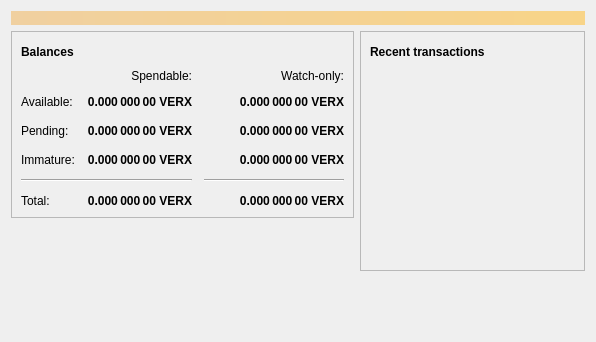
<?xml version="1.0" encoding="UTF-8"?>
<ui version="4.0">
 <class>OverviewPage</class>
 <widget class="QWidget" name="OverviewPage">
  <property name="geometry">
   <rect>
    <x>0</x>
    <y>0</y>
    <width>596</width>
    <height>342</height>
   </rect>
  </property>
  <property name="windowTitle">
   <string>Form</string>
  </property>
  <layout class="QVBoxLayout" name="topLayout">
   <item>
    <widget class="QLabel" name="labelAlerts">
     <property name="visible">
      <bool>false</bool>
     </property>
     <property name="styleSheet">
      <string notr="true">QLabel { background-color: qlineargradient(x1: 0, y1: 0, x2: 1, y2: 0, stop:0 #F0D0A0, stop:1 #F8D488); color:#000000; }</string>
     </property>
     <property name="wordWrap">
      <bool>true</bool>
     </property>
     <property name="margin">
      <number>3</number>
     </property>
     <property name="textInteractionFlags">
      <set>Qt::TextSelectableByMouse</set>
     </property>
    </widget>
   </item>
   <item>
    <layout class="QHBoxLayout" name="horizontalLayout" stretch="1,1">
     <item>
      <layout class="QVBoxLayout" name="verticalLayout_2">
       <item>
        <widget class="QFrame" name="frame">
         <property name="frameShape">
          <enum>QFrame::StyledPanel</enum>
         </property>
         <property name="frameShadow">
          <enum>QFrame::Raised</enum>
         </property>
         <layout class="QVBoxLayout" name="verticalLayout_4">
          <item>
           <layout class="QHBoxLayout" name="horizontalLayout_4">
            <item>
             <widget class="QLabel" name="label_5">
              <property name="font">
               <font>
                <weight>75</weight>
                <bold>true</bold>
               </font>
              </property>
              <property name="text">
               <string>Balances</string>
              </property>
             </widget>
            </item>
            <item>
             <widget class="QPushButton" name="labelWalletStatus">
              <property name="enabled">
               <bool>true</bool>
              </property>
              <property name="maximumSize">
               <size>
                <width>30</width>
                <height>16777215</height>
               </size>
              </property>
              <property name="toolTip">
               <string>The displayed information may be out of date. Your wallet automatically synchronizes with the Vertexcoin network after a connection is established, but this process has not completed yet.</string>
              </property>
              <property name="text">
               <string/>
              </property>
              <property name="icon">
               <iconset resource="../bitcoin.qrc">
                <normaloff>:/icons/warning</normaloff>
                <disabledoff>:/icons/warning</disabledoff>:/icons/warning</iconset>
              </property>
              <property name="iconSize">
               <size>
                <width>24</width>
                <height>24</height>
               </size>
              </property>
              <property name="flat">
               <bool>true</bool>
              </property>
             </widget>
            </item>
            <item>
             <spacer name="horizontalSpacer_3">
              <property name="orientation">
               <enum>Qt::Horizontal</enum>
              </property>
              <property name="sizeHint" stdset="0">
               <size>
                <width>40</width>
                <height>20</height>
               </size>
              </property>
             </spacer>
            </item>
           </layout>
          </item>
          <item>
           <layout class="QGridLayout" name="gridLayout">
            <property name="spacing">
             <number>12</number>
            </property>
            <item row="2" column="2">
             <widget class="QLabel" name="labelWatchPending">
              <property name="font">
               <font>
                <weight>75</weight>
                <bold>true</bold>
               </font>
              </property>
              <property name="cursor">
               <cursorShape>IBeamCursor</cursorShape>
              </property>
              <property name="toolTip">
               <string>Unconfirmed transactions to watch-only addresses</string>
              </property>
              <property name="text">
               <string notr="true">0.000 000 00 VERX</string>
              </property>
              <property name="alignment">
               <set>Qt::AlignRight|Qt::AlignTrailing|Qt::AlignVCenter</set>
              </property>
              <property name="textInteractionFlags">
               <set>Qt::LinksAccessibleByMouse|Qt::TextSelectableByKeyboard|Qt::TextSelectableByMouse</set>
              </property>
             </widget>
            </item>
            <item row="2" column="1">
             <widget class="QLabel" name="labelUnconfirmed">
              <property name="font">
               <font>
                <weight>75</weight>
                <bold>true</bold>
               </font>
              </property>
              <property name="cursor">
               <cursorShape>IBeamCursor</cursorShape>
              </property>
              <property name="toolTip">
               <string>Total of transactions that have yet to be confirmed, and do not yet count toward the spendable balance</string>
              </property>
              <property name="text">
               <string notr="true">0.000 000 00 VERX</string>
              </property>
              <property name="alignment">
               <set>Qt::AlignRight|Qt::AlignTrailing|Qt::AlignVCenter</set>
              </property>
              <property name="textInteractionFlags">
               <set>Qt::LinksAccessibleByMouse|Qt::TextSelectableByKeyboard|Qt::TextSelectableByMouse</set>
              </property>
             </widget>
            </item>
            <item row="3" column="2">
             <widget class="QLabel" name="labelWatchImmature">
              <property name="font">
               <font>
                <weight>75</weight>
                <bold>true</bold>
               </font>
              </property>
              <property name="cursor">
               <cursorShape>IBeamCursor</cursorShape>
              </property>
              <property name="toolTip">
               <string>Mined balance in watch-only addresses that has not yet matured</string>
              </property>
              <property name="text">
               <string notr="true">0.000 000 00 VERX</string>
              </property>
              <property name="alignment">
               <set>Qt::AlignRight|Qt::AlignTrailing|Qt::AlignVCenter</set>
              </property>
              <property name="textInteractionFlags">
               <set>Qt::LinksAccessibleByMouse|Qt::TextSelectableByKeyboard|Qt::TextSelectableByMouse</set>
              </property>
             </widget>
            </item>
            <item row="4" column="0" colspan="2">
             <widget class="Line" name="line">
              <property name="orientation">
               <enum>Qt::Horizontal</enum>
              </property>
             </widget>
            </item>
            <item row="4" column="2">
             <widget class="Line" name="lineWatchBalance">
              <property name="sizePolicy">
               <sizepolicy hsizetype="Preferred" vsizetype="Fixed">
                <horstretch>0</horstretch>
                <verstretch>0</verstretch>
               </sizepolicy>
              </property>
              <property name="minimumSize">
               <size>
                <width>140</width>
                <height>0</height>
               </size>
              </property>
              <property name="orientation">
               <enum>Qt::Horizontal</enum>
              </property>
             </widget>
            </item>
            <item row="5" column="0">
             <widget class="QLabel" name="labelTotalText">
              <property name="text">
               <string>Total:</string>
              </property>
             </widget>
            </item>
            <item row="3" column="1">
             <widget class="QLabel" name="labelImmature">
              <property name="font">
               <font>
                <weight>75</weight>
                <bold>true</bold>
               </font>
              </property>
              <property name="cursor">
               <cursorShape>IBeamCursor</cursorShape>
              </property>
              <property name="toolTip">
               <string>Mined balance that has not yet matured</string>
              </property>
              <property name="text">
               <string notr="true">0.000 000 00 VERX</string>
              </property>
              <property name="alignment">
               <set>Qt::AlignRight|Qt::AlignTrailing|Qt::AlignVCenter</set>
              </property>
              <property name="textInteractionFlags">
               <set>Qt::LinksAccessibleByMouse|Qt::TextSelectableByKeyboard|Qt::TextSelectableByMouse</set>
              </property>
             </widget>
            </item>
            <item row="2" column="3">
             <spacer name="horizontalSpacer_2">
              <property name="orientation">
               <enum>Qt::Horizontal</enum>
              </property>
              <property name="sizeHint" stdset="0">
               <size>
                <width>40</width>
                <height>20</height>
               </size>
              </property>
             </spacer>
            </item>
            <item row="3" column="0">
             <widget class="QLabel" name="labelImmatureText">
              <property name="text">
               <string>Immature:</string>
              </property>
             </widget>
            </item>
            <item row="5" column="1">
             <widget class="QLabel" name="labelTotal">
              <property name="font">
               <font>
                <weight>75</weight>
                <bold>true</bold>
               </font>
              </property>
              <property name="cursor">
               <cursorShape>IBeamCursor</cursorShape>
              </property>
              <property name="toolTip">
               <string>Your current total balance</string>
              </property>
              <property name="text">
               <string notr="true">0.000 000 00 VERX</string>
              </property>
              <property name="alignment">
               <set>Qt::AlignRight|Qt::AlignTrailing|Qt::AlignVCenter</set>
              </property>
              <property name="textInteractionFlags">
               <set>Qt::LinksAccessibleByMouse|Qt::TextSelectableByKeyboard|Qt::TextSelectableByMouse</set>
              </property>
             </widget>
            </item>
            <item row="5" column="2">
             <widget class="QLabel" name="labelWatchTotal">
              <property name="font">
               <font>
                <weight>75</weight>
                <bold>true</bold>
               </font>
              </property>
              <property name="cursor">
               <cursorShape>IBeamCursor</cursorShape>
              </property>
              <property name="toolTip">
               <string>Current total balance in watch-only addresses</string>
              </property>
              <property name="text">
               <string notr="true">0.000 000 00 VERX</string>
              </property>
              <property name="alignment">
               <set>Qt::AlignRight|Qt::AlignTrailing|Qt::AlignVCenter</set>
              </property>
              <property name="textInteractionFlags">
               <set>Qt::LinksAccessibleByMouse|Qt::TextSelectableByKeyboard|Qt::TextSelectableByMouse</set>
              </property>
             </widget>
            </item>
            <item row="0" column="2">
             <widget class="QLabel" name="labelWatchonly">
              <property name="text">
               <string>Watch-only:</string>
              </property>
              <property name="alignment">
               <set>Qt::AlignRight|Qt::AlignTrailing|Qt::AlignVCenter</set>
              </property>
             </widget>
            </item>
            <item row="1" column="0">
             <widget class="QLabel" name="labelBalanceText">
              <property name="text">
               <string>Available:</string>
              </property>
             </widget>
            </item>
            <item row="1" column="1">
             <widget class="QLabel" name="labelBalance">
              <property name="font">
               <font>
                <weight>75</weight>
                <bold>true</bold>
               </font>
              </property>
              <property name="cursor">
               <cursorShape>IBeamCursor</cursorShape>
              </property>
              <property name="toolTip">
               <string>Your current spendable balance</string>
              </property>
              <property name="text">
               <string notr="true">0.000 000 00 VERX</string>
              </property>
              <property name="alignment">
               <set>Qt::AlignRight|Qt::AlignTrailing|Qt::AlignVCenter</set>
              </property>
              <property name="textInteractionFlags">
               <set>Qt::LinksAccessibleByMouse|Qt::TextSelectableByKeyboard|Qt::TextSelectableByMouse</set>
              </property>
             </widget>
            </item>
            <item row="1" column="2">
             <widget class="QLabel" name="labelWatchAvailable">
              <property name="font">
               <font>
                <weight>75</weight>
                <bold>true</bold>
               </font>
              </property>
              <property name="cursor">
               <cursorShape>IBeamCursor</cursorShape>
              </property>
              <property name="toolTip">
               <string>Your current balance in watch-only addresses</string>
              </property>
              <property name="text">
               <string notr="true">0.000 000 00 VERX</string>
              </property>
              <property name="alignment">
               <set>Qt::AlignRight|Qt::AlignTrailing|Qt::AlignVCenter</set>
              </property>
              <property name="textInteractionFlags">
               <set>Qt::LinksAccessibleByMouse|Qt::TextSelectableByKeyboard|Qt::TextSelectableByMouse</set>
              </property>
             </widget>
            </item>
            <item row="2" column="0">
             <widget class="QLabel" name="labelPendingText">
              <property name="text">
               <string>Pending:</string>
              </property>
             </widget>
            </item>
            <item row="0" column="1">
             <widget class="QLabel" name="labelSpendable">
              <property name="text">
               <string>Spendable:</string>
              </property>
              <property name="alignment">
               <set>Qt::AlignRight|Qt::AlignTrailing|Qt::AlignVCenter</set>
              </property>
             </widget>
            </item>
           </layout>
          </item>
         </layout>
        </widget>
       </item>
       <item>
        <spacer name="verticalSpacer">
         <property name="orientation">
          <enum>Qt::Vertical</enum>
         </property>
         <property name="sizeHint" stdset="0">
          <size>
           <width>20</width>
           <height>40</height>
          </size>
         </property>
        </spacer>
       </item>
      </layout>
     </item>
     <item>
      <layout class="QVBoxLayout" name="verticalLayout_3">
       <item>
        <widget class="QFrame" name="frame_2">
         <property name="frameShape">
          <enum>QFrame::StyledPanel</enum>
         </property>
         <property name="frameShadow">
          <enum>QFrame::Raised</enum>
         </property>
         <layout class="QVBoxLayout" name="verticalLayout">
          <item>
           <layout class="QHBoxLayout" name="horizontalLayout_2">
            <item>
             <widget class="QLabel" name="label_4">
              <property name="font">
               <font>
                <weight>75</weight>
                <bold>true</bold>
               </font>
              </property>
              <property name="text">
               <string>Recent transactions</string>
              </property>
             </widget>
            </item>
            <item>
             <widget class="QPushButton" name="labelTransactionsStatus">
              <property name="enabled">
               <bool>true</bool>
              </property>
              <property name="maximumSize">
               <size>
                <width>30</width>
                <height>16777215</height>
               </size>
              </property>
              <property name="toolTip">
               <string>The displayed information may be out of date. Your wallet automatically synchronizes with the Vertexcoin network after a connection is established, but this process has not completed yet.</string>
              </property>
              <property name="text">
               <string/>
              </property>
              <property name="icon">
               <iconset resource="../bitcoin.qrc">
                <normaloff>:/icons/warning</normaloff>
                <disabledoff>:/icons/warning</disabledoff>:/icons/warning</iconset>
              </property>
              <property name="iconSize">
               <size>
                <width>24</width>
                <height>24</height>
               </size>
              </property>
              <property name="flat">
               <bool>true</bool>
              </property>
             </widget>
            </item>
            <item>
             <spacer name="horizontalSpacer">
              <property name="orientation">
               <enum>Qt::Horizontal</enum>
              </property>
              <property name="sizeHint" stdset="0">
               <size>
                <width>40</width>
                <height>20</height>
               </size>
              </property>
             </spacer>
            </item>
           </layout>
          </item>
          <item>
           <widget class="QListView" name="listTransactions">
            <property name="styleSheet">
             <string notr="true">QListView { background: transparent; }</string>
            </property>
            <property name="frameShape">
             <enum>QFrame::NoFrame</enum>
            </property>
            <property name="verticalScrollBarPolicy">
             <enum>Qt::ScrollBarAlwaysOff</enum>
            </property>
            <property name="horizontalScrollBarPolicy">
             <enum>Qt::ScrollBarAlwaysOff</enum>
            </property>
            <property name="selectionMode">
             <enum>QAbstractItemView::NoSelection</enum>
            </property>
           </widget>
          </item>
         </layout>
        </widget>
       </item>
       <item>
        <spacer name="verticalSpacer_2">
         <property name="orientation">
          <enum>Qt::Vertical</enum>
         </property>
         <property name="sizeHint" stdset="0">
          <size>
           <width>20</width>
           <height>40</height>
          </size>
         </property>
        </spacer>
       </item>
      </layout>
     </item>
    </layout>
   </item>
  </layout>
 </widget>
 <resources/>
 <connections/>
</ui>
